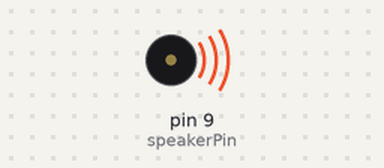
This sketch was run on a simulated Arduino Uno, built with avr-gcc and run on an emulated ATmega328P. On the bench: buzzer (waves = sounding).

Above: at 0.66 s.
At 3.37 s:
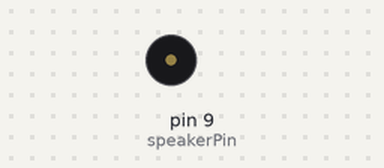
Timing chart, 0 to 8.0 s (numbered marks = the images above):
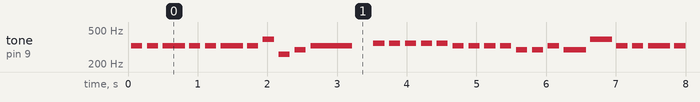

Measured:
- by itself, tone on pin 9 (speakerPin): plays 328 Hz for 0.16 s, 328 Hz for 0.16 s, 328 Hz for 0.32 s, 328 Hz for 0.16 s, 328 Hz for 0.16 s, 328 Hz for 0.32 s … (467 notes in this stretch)

The sketch:

carol.ino
```cpp
int speakerPin = 9;

//Jingle Bells
int length = 26;
char notes[] = "eeeeeeegcde fffffeeeeddedg";
int beats[] = { 1, 1, 2, 1, 1, 2, 1, 1, 1, 1, 4, 1, 1, 1, 1, 1, 1, 1, 1, 1, 1, 1, 1, 1, 2, 2};

////Ding Dong Merrily on High
//int length = 73;
//char notes[] = "ggagsed deggsgg ggagsed deggsgg DCbCDbCbabCabagabgagsgasgsesgeseddeggsgg "; // a space represents a rest
//int beats[] = { 2,2,1,1,1,1,4,2,2,2,2,2,2,4,2,2,2,2,1,1,1,1,4,2,2,2,2,2,2,4,2,2,3,1,1,1,1,1,3,1,1,1,1,1,3,1,1,1,1,1,3,1,1,1,1,1,3,1,1,1,1,1,3,1,2,2,2,2,2,2,4,2,2 };

////God Rest Ye Merry Gentlemen
//int length = 69;
//char notes[] = "ddaagfedcdefga ddaagfedcdefga avgavCDagfdefgfgavaagfedfedgfgavCDagfed";
//int beats[] = { 2,2,2,2,2,2,2,2,2,2,2,2,2,4,2,2,2,2,2,2,2,2,2,2,2,2,2,2,4,2,2,2,2,2,2,2,2,2,2,2,2,2,2,4,2,2,4,2,2,2,2,2,2,4,1,1,2,4,2,2,2,2,2,2,2,2,2,2,8 };

////O Little Town of Bethlehem
//int length = 71;
//char notes[] = "cfffgagavCavafggfcfffgagavCavafggffaCDCvagfgavCcfagfccfffgagavCavafggf ";
//int beats[] = { 2,2,2,2,2,1,1,1,1,2,2,2,1,1,2,2,6,2,2,2,2,2,1,1,1,1,2,2,2,1,1,2,2,6,1,1,3,1,1,1,1,1,1,1,1,1,2,2,2,2,2,2,4,4,2,2,2,2,1,1,1,1,2,2,2,1,1,2,2,6,2 };

////While Shephards Watched
//int length = 29;
//char notes[] = "faagfvvagaCCbCaDCvagfeagffef ";
//int beats[] = { 2,3,1,2,2,2,2,2,2,2,2,2,2,6,2,3,1,2,2,2,2,2,2,2,2,2,2,6,2 };

////In The Bleak Midwinter
//int length = 51;
//char notes[] = "aavCagfgagdgavCaggfgagff vavCDDaaCagfecavCagfgagff ";
//int beats[] = { 2,3,1,2,2,4,4,3,1,2,2,8,3,1,2,2,3,1,4,2,2,3,1,6,2,3,1,2,2,2,2,2,2,2,2,2,2,6,2,2,2,2,2,4,4,2,2,3,1,8,8};

////Hark the Herald
//int length = 77;
//char notes[] = "cffefaagCCCvagacffefaagCffeedcCCCfvaagCCCfvaagDDDCvavgavCffgaDDDCvavgavCffgf ";
//int beats[] = {2,2,3,1,2,2,2,2,2,2,3,1,2,2,4,2,2,3,1,2,2,2,2,2,2,3,1,2,2,4,2,2,2,2,2,2,2,2,2,2,2,2,2,2,2,2,2,2,2,2,2,2,4,2,1,1,3,1,2,2,4,3,1,2,2,2,2,4,2,1,1,3,1,2,2,4,8};

////O come all Ye Faithful
//int length = 64;
//char notes[] = "ggdgadbabCbaggsesgabsedd DCbCbabgasedggsgagdbbabCbabCbagsgCbagg ";
//int beats[] = { 2,4,2,2,4,4,2,2,2,2,4,2,2,4,2,2,2,2,2,2,4,3,1,6,2,4,2,2,4,4,2,2,2,2,3,1,2,2,2,2,2,2,4,2,2,2,2,2,2,4,2,2,2,2,2,2,4,2,2,4,3,1,6,8 };

////O Come O Come Emmanuel
//int length = 63;
//char notes[] = "egbbbaCbagabgegasedeaaeesgsedgabbbaCbag DD bb baCdagabgegasede ";
//int beats[] = { 2,2,2,2,2,2,2,2,2,6,2,2,2,2,2,2,2,2,2,6,2,2,2,2,2,4,2,2,6,2,2,2,2,2,2,2,2,2,4,2,2,4,2,2,4,2,2,2,2,2,2,6,2,2,2,2,2,2,2,2,2,8,8 };

int tempo = 150;

void playTone(int tone, int duration) {
  for (long i = 0; i < duration * 1000L; i += tone * 2) {
    digitalWrite(speakerPin, HIGH);
    delayMicroseconds(tone);
    digitalWrite(speakerPin, LOW);
    delayMicroseconds(tone);
  }
}

void playNote(char note, int duration) {

char names[] = { 'c', 'd', 'e', 'f', 's', 'g', 'a', 'v', 'b', 'C', 'D', 'E' };
int tones[] = { 1915, 1700, 1519, 1432, 1352, 1275, 1136, 1073, 1014, 956, 852, 758 };

  // play the tone corresponding to the note name
  for (int i = 0; i < 8; i++) {
    if (names[i] == note) {
      playTone(tones[i], duration);
    }
  }
}

void setup() {
  pinMode(speakerPin, OUTPUT);
}

void loop() {
  for (int i = 0; i < length; i++) {
    if (notes[i] == ' ') {
      delay(beats[i] * tempo); // rest
    } else {
      playNote(notes[i], beats[i] * tempo);
    }

    // pause between notes
    delay(tempo / 2);
  }
}
```
